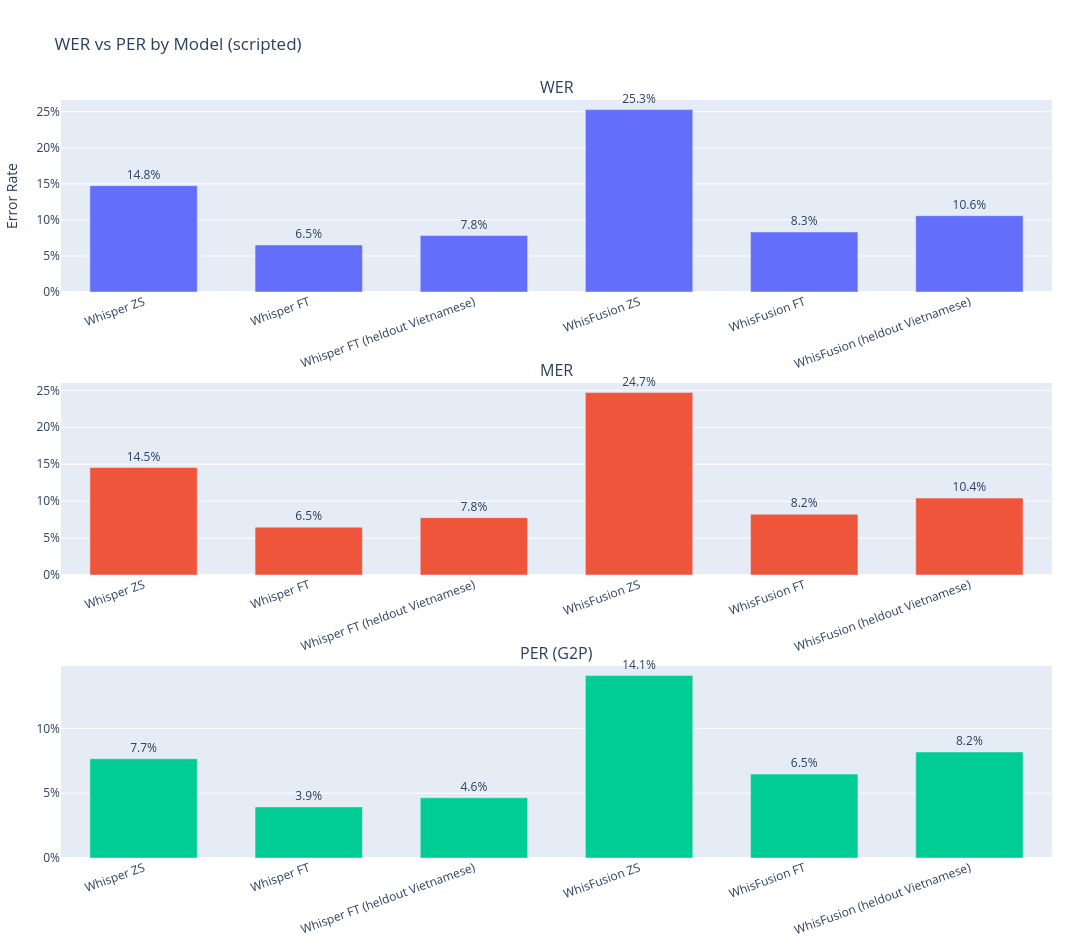

Write notebook code for a chart like this one.
### Code cell
from plotly.subplots import make_subplots


def plot_summary_bars(domain: str | None = None):
    """Plot WER/PER bars for domain (None = all data)."""
    sub = get_summary_table(domain)
    if sub.empty:
        return

    domain_str = f" ({domain})" if domain else " (All Data)"

    fig = make_subplots(
        rows=3, cols=1,
        subplot_titles=("WER", "MER", "PER (G2P)"),
        vertical_spacing=0.12,
    )

    x = sub["Model"].tolist()

    for row, col_name, label in [
        (1, "WER", "WER"),
        (2, "MER", "MER"),
        (3, "PER (G2P)", "PER (G2P)"),
    ]:
        vals = sub[col_name]
        if col_name == "PER (G2P)" and not vals.notna().any():
            continue

        fig.add_trace(
            go.Bar(
                name=label,
                x=x,
                y=vals.tolist(),
                text=[f"{v:.1%}" if pd.notna(v) else "" for v in vals],
                textposition="outside",
                showlegend=False,
                cliponaxis=False,
            ),
            row=row, col=1
        )

    fig.update_yaxes(title_text="Error Rate", tickformat=".0%", row=1, col=1)
    fig.update_yaxes(tickformat=".0%", row=2, col=1)
    fig.update_yaxes(tickformat=".0%", row=3, col=1)

    fig.update_xaxes(tickangle=-20, automargin=True)

    fig.update_layout(
        title=f"WER vs PER by Model{domain_str}",
        height=950,
        width=1200,
        margin=dict(t=100, b=80, l=60, r=40),
        bargap=0.35,
    )
    fig.show()

domain = "scripted"
plot_summary_bars(domain)

### Figure 1 — Plotly figure (JSON) as saved in the notebook; plotly's stock layout.template omitted (floating-point values rounded to 4 significant figures)
{"data": [{"cliponaxis": false, "name": "WER", "showlegend": false, "text": ["14.8%", "6.5%", "7.8%", "25.3%", "8.3%", "10.6%"], "textposition": "outside", "type": "bar", "x": ["Whisper ZS", "Whisper FT", "Whisper FT (heldout Vietnamese)", "WhisFusion ZS", "WhisFusion FT", "WhisFusion (heldout Vietnamese)"], "xaxis": "x", "y": [0.1475, 0.06527, 0.07833, 0.253, 0.08328, 0.1059], "yaxis": "y"}, {"cliponaxis": false, "name": "MER", "showlegend": false, "text": ["14.5%", "6.5%", "7.8%", "24.7%", "8.2%", "10.4%"], "textposition": "outside", "type": "bar", "x": ["Whisper ZS", "Whisper FT", "Whisper FT (heldout Vietnamese)", "WhisFusion ZS", "WhisFusion FT", "WhisFusion (heldout Vietnamese)"], "xaxis": "x2", "y": [0.1455, 0.06477, 0.07768, 0.247, 0.08228, 0.1042], "yaxis": "y2"}, {"cliponaxis": false, "name": "PER (G2P)", "showlegend": false, "text": ["7.7%", "3.9%", "4.6%", "14.1%", "6.5%", "8.2%"], "textposition": "outside", "type": "bar", "x": ["Whisper ZS", "Whisper FT", "Whisper FT (heldout Vietnamese)", "WhisFusion ZS", "WhisFusion FT", "WhisFusion (heldout Vietnamese)"], "xaxis": "x3", "y": [0.07656, 0.03941, 0.04641, 0.1407, 0.06469, 0.08179], "yaxis": "y3"}], "layout": {"annotations": [{"font": {"size": 16}, "showarrow": false, "text": "WER", "x": 0.5, "xanchor": "center", "xref": "paper", "y": 1, "yanchor": "bottom", "yref": "paper"}, {"font": {"size": 16}, "showarrow": false, "text": "MER", "x": 0.5, "xanchor": "center", "xref": "paper", "y": 0.6267, "yanchor": "bottom", "yref": "paper"}, {"font": {"size": 16}, "showarrow": false, "text": "PER (G2P)", "x": 0.5, "xanchor": "center", "xref": "paper", "y": 0.2533, "yanchor": "bottom", "yref": "paper"}], "bargap": 0.35, "height": 950, "margin": {"b": 80, "l": 60, "r": 40, "t": 100}, "title": {"text": "WER vs PER by Model (scripted)"}, "width": 1200, "xaxis": {"anchor": "y", "automargin": true, "domain": [0, 1], "tickangle": -20}, "xaxis2": {"anchor": "y2", "automargin": true, "domain": [0, 1], "tickangle": -20}, "xaxis3": {"anchor": "y3", "automargin": true, "domain": [0, 1], "tickangle": -20}, "yaxis": {"anchor": "x", "domain": [0.7467, 1], "tickformat": ".0%", "title": {"text": "Error Rate"}}, "yaxis2": {"anchor": "x2", "domain": [0.3733, 0.6267], "tickformat": ".0%"}, "yaxis3": {"anchor": "x3", "domain": [0, 0.2533], "tickformat": ".0%"}}}
